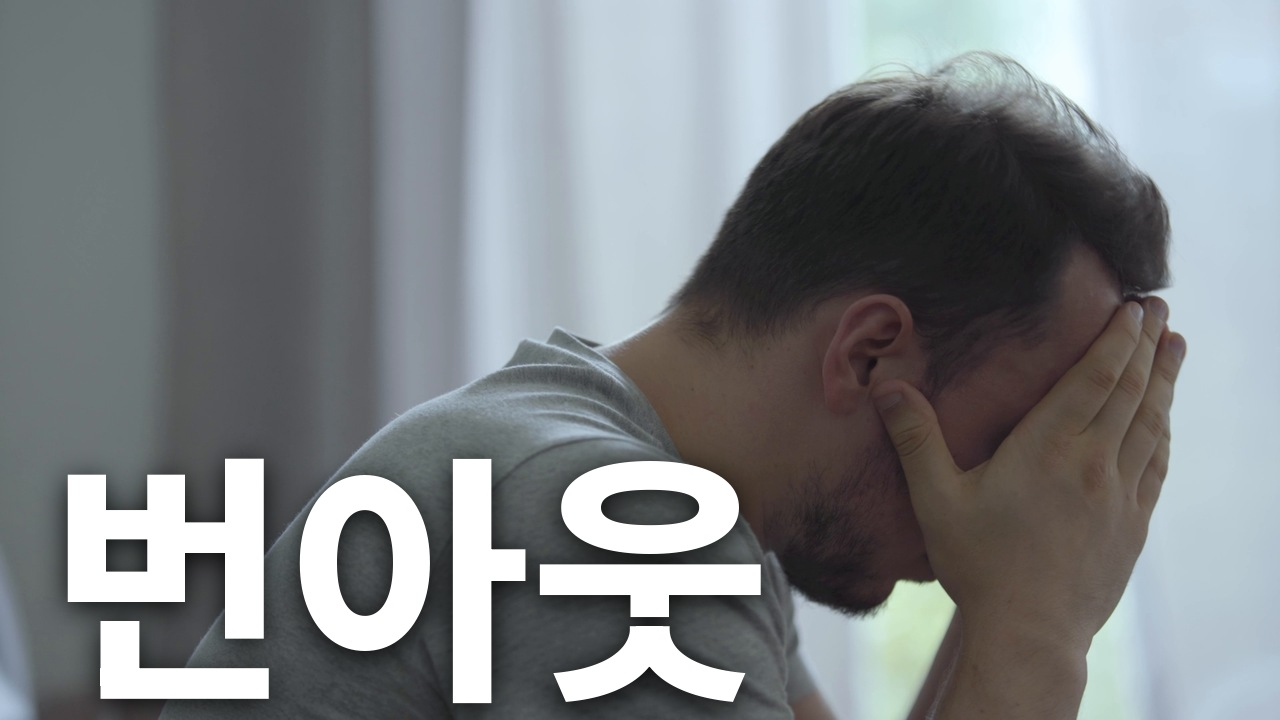
#> input picture video/burnout/thumbnail/thumbnail.jpg, 1280 x 720 px
$ python -i thumb.py   (imports and definitions only)
#> lines starting #> are read from the running program, lines starting #| are printed output that depends on the picture
# 「INFJ입니다.」 썸네일 (2026-10-22): 「F의 연애」 썸네일 틀을 따름(사용자 지시)
# 그림 하나(원본 그대로, 기울이지 않음) + 아래 한 칸에 주제 단어 한 단어(흰색, Noto Sans KR 800, 262px, 바닥선 y=679, 글자 높이 240px 이상). 1280x720 JPG.
# 가운데 그림: 좌절하거나 지친 사람(2026-10-22 사용자 지시). 얼굴은 보이지 않게(손으로 가림, 엎드림, 뒷모습, 실루엣).
# 배경이 있는 그림은 두 판을 만듦(같은 날 사용자 지시): 1 배경을 다 살린 판(full), 2 배경을 지우고 사람만 남긴 판(cutout.py + photo).
# 그림에는 그라데이션·효과를 넣지 않음(2026-10-22 사용자 지시): 가장자리 검게 녹이기, 아래쪽 사라지기,
# 어둡게 보정, 노이즈 없이 원본을 사각형 그대로 붙임. 주제 단어 함수(put_word)는 「F의 연애」와 같은 값입니다.
#
# usage (저장소 맨 위 폴더에서):
#   thumb.py full    OUT.jpg IMAGE [--box x0,y0,x1,y1] [--word 번아웃] [--word-cx 640]
#       배경을 다 살린 판: 그림이 썸네일 전체(1280x720)를 채우고 글자가 그림 위에 올라감.
#       --word-cx: 글자 가운데의 가로 위치(사람을 가리지 않는 쪽으로 옮김)
#   thumb.py photo   OUT.jpg IMAGE [--box x0,y0,x1,y1] [--word 번아웃] [--top 30] [--bottom 405]
#       그림을 원본 그대로 y=top~bottom 높이에 맞춰 검은 배경 가운데에 붙임. bottom은 글자 윗선(번아웃 459)보다
#       50px 이상 위. 배경을 지운 판: cutout.py로 오린 투명 배경 PNG를 넣으면 사람 윤곽대로 붙음(--box 생략 시 사람에 맞춰 자름)
#   thumb.py preview SHEET.png A.jpg B.jpg ... [--labels 1,2]
#       시안마다 원래 크기 축소(640)와 휴대폰 피드 크기(가로 360)를 나란히 놓은 검토용 한 장
# fonts/NotoSansKR-VF.ttf (OFL) 필요: setup.sh가 받습니다.
import os, sys
from PIL import Image, ImageDraw, ImageFilter, ImageFont

ROOT = os.environ.get("VIDEO_ROOT", os.path.dirname(os.path.dirname(os.path.abspath(__file__))))
FONT = f"{ROOT}/fonts/NotoSansKR-VF.ttf"
W, H = 1280, 720
COLORS = {"white": (255, 255, 255), "red": (230, 40, 48)}
WORD_SIZE, WORD_BASE, WORD_WEIGHT = 262, 679, 800        # 「F의 연애」와 같음. "번아웃" 높이 246px, 너비 723px


def noto(weight, size):
    """Noto Sans KR variable font at `weight`."""
    f = ImageFont.truetype(FONT, size)
    f.set_variation_by_axes([weight])
    return f


def put_word(img, word, color="white", cx=W / 2):
    """Topic word: Noto Sans KR 800, centred on x=cx, soft dark shadow underneath (「F의 연애」 글자 규격)."""
    f = noto(WORD_WEIGHT, WORD_SIZE)
    sh = Image.new("L", (W, H), 0)
    ImageDraw.Draw(sh).text((cx, WORD_BASE + 6), word, font=f, fill=235, anchor="ms")
    sh = sh.filter(ImageFilter.GaussianBlur(14))
    img = Image.composite(Image.new("RGB", (W, H), (0, 0, 0)), img, sh)
    ImageDraw.Draw(img).text((cx, WORD_BASE), word, font=f, fill=COLORS.get(color, color), anchor="ms")
    return img


def place_photo(src, box=None, top=30, bottom=405):
    """The picture as is (no gradient, no effects): crop `box`, scale to the height top~bottom, centre on black.
    A cut-out with a transparent background (cutout.py) is pasted by its own outline; without --box it is
    cropped to the person."""
#> called with src = '../thumbnail/thumbnail.jpg', top = 30, bottom = 405
    im = Image.open(src)
#> im is the input picture: PIL image 1280x720 RGB; mean R, G, B 124.9, 128.9, 131.6
    cut = im.mode in ("RGBA", "LA") or "transparency" in im.info
#> cut = False
    im = im.convert("RGBA" if cut else "RGB")
    if box is None:
        box = im.getchannel("A").point(lambda v: 255 if v > 8 else 0).getbbox() if cut else (0, 0, im.width, im.height)
#> box = (0, 0, 1280, 720)
    im = im.crop(box)
    h = bottom - top
    im = im.resize((round(im.width * h / im.height), h), Image.LANCZOS)
#> im: PIL image 667x375 RGB
    if im.width > W:
        sys.exit(f"picture is {im.width}px wide (> {W}): use a narrower --box")
    canvas = Image.new("RGB", (W, H), (0, 0, 0))
#> canvas: PIL image 1280x720 RGB; every value is 0
    canvas.paste(im, ((W - im.width) // 2, top), im if cut else None)
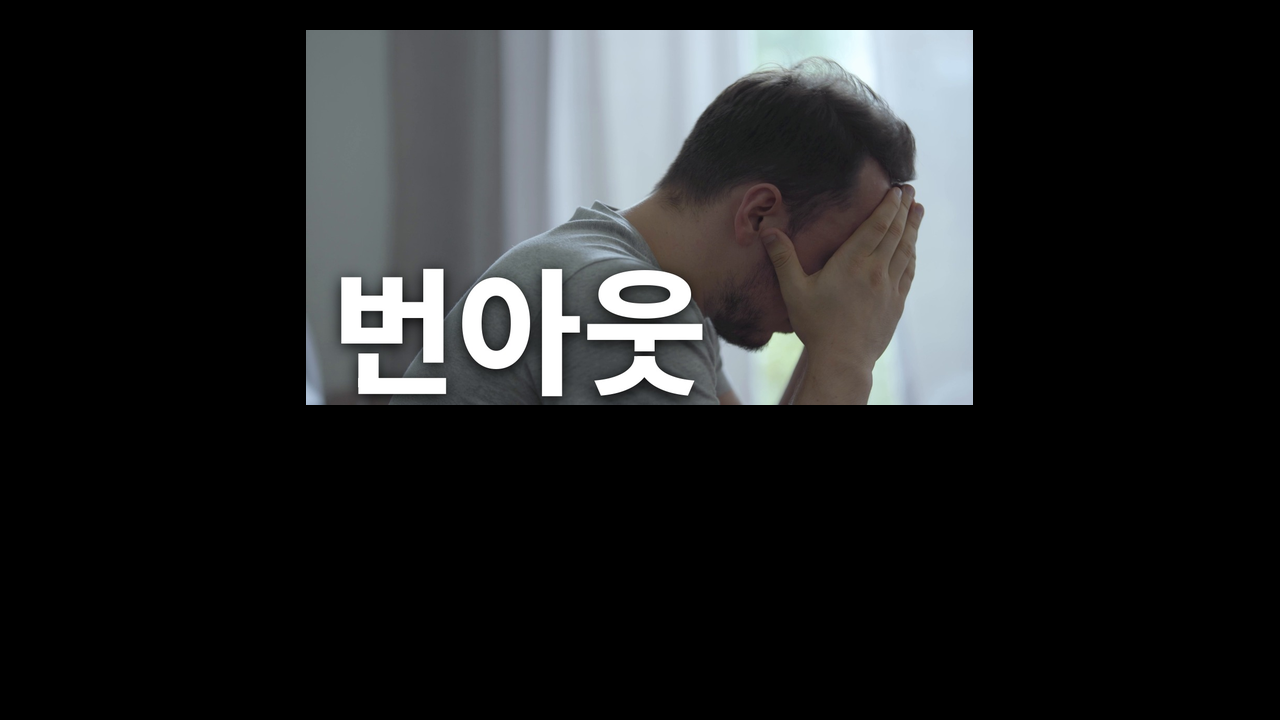
#> canvas: PIL image 1280x720 RGB; mean R, G, B 33.9, 35, 35.7
    return canvas


def fill_photo(src, box=None):
    """The picture as is, filling the whole thumbnail (background kept). Crops only what does not fit 16:9."""
    im = Image.open(src).convert("RGB")
    if box:
        im = im.crop(box)
    sc = max(W / im.width, H / im.height)
    im = im.resize((round(im.width * sc), round(im.height * sc)), Image.LANCZOS)
    x0, y0 = (im.width - W) // 2, (im.height - H) // 2
    return im.crop((x0, y0, x0 + W, y0 + H))


def preview(sheet, files, labels=None):
    """Each draft at 640 px next to the phone-feed size (360 px), with its label (A, B, C... by default)."""
    lab = noto(800, 40)
    out = Image.new("RGB", (640 + 360 + 60, len(files) * 380 + 20), (40, 40, 44))
    d = ImageDraw.Draw(out)
    for i, f in enumerate(files):
        im = Image.open(f).convert("RGB")
        y = 20 + i * 380
        out.paste(im.resize((640, 360), Image.LANCZOS), (50, y))
        out.paste(im.resize((360, 203), Image.LANCZOS), (50 + 640 + 10, y + 157))
        d.text((10, y), labels[i] if labels else chr(ord("A") + i), font=lab, fill=(255, 215, 80))
    out.save(sheet)


# [18 lines not run here, left out]

>>> result = place_photo('../thumbnail/thumbnail.jpg')
